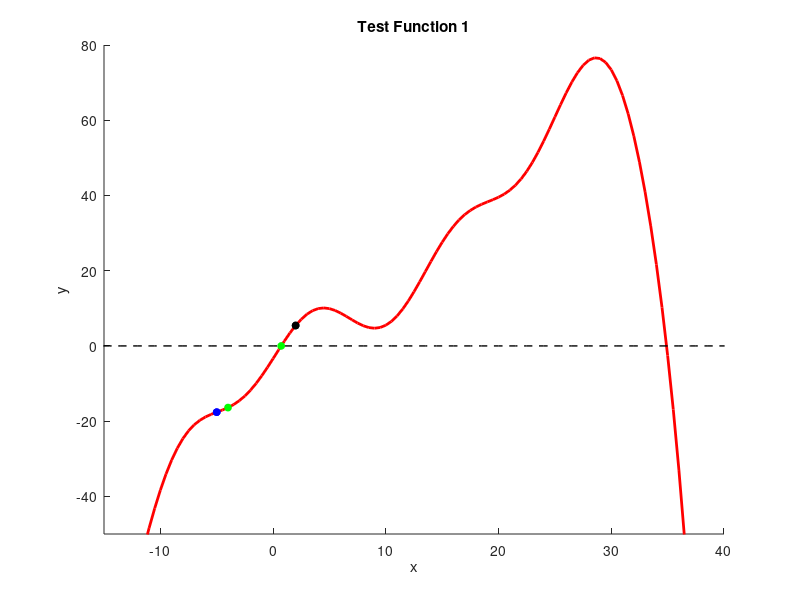

The MATLAB script that drew this image:
%template for testing your basic root finding implementations
function basic_solver_with_tests_template()
    xvals = linspace(-50,50,201);
    [yvals,~] = test_func01(xvals);
    hold on
    axis([-15,40,-50,80]);
    plot(xvals,yvals,'r','linewidth',2);
    plot(xvals,0*xvals,'k--','linewidth',1);
    xlabel('x'); ylabel('y'); title('Test Function 1');

    % %Newton's method example test
    % x0_guess = 2;
    % plot(x0_guess,test_func01(x0_guess),'bo','markerfacecolor','b','markersize',5);
    % x_sol = newton_solver(@test_func01,x0_guess);
    % plot(x_sol,test_func01(x_sol),'go','markerfacecolor','g','markersize',5);

    %Secant method example test
    x0_guess = -5;
    x1_guess = 2;
    plot(x0_guess,test_func01(x0_guess),'bo','markerfacecolor','b','markersize',5);
    plot(x1_guess,test_func01(x1_guess),'ko','markerfacecolor','k','markersize',5);
    x_sol = secant_solver(@test_func01,x0_guess,x1_guess);
    plot(x_sol,test_func01(x_sol),'go','markerfacecolor','g','markersize',5);

    %Bisection method example test
    x_left = -5;
    x_right = 2;
    plot(x_left,test_func01(x_left),'bo','markerfacecolor','b','markersize',5);
    plot(x_right,test_func01(x_right),'ko','markerfacecolor','k','markersize',5);
    x_sol = bisection_solver(@test_func01,x_left,x_right);
    plot(x_sol,test_func01(x_sol),'go','markerfacecolor','g','markersize',5);
end

%Definition of the test function and its derivative (as a single function):
%This definition uses the function keyword
%when passing this function as an argument to a solver,
%you'll need to use the handle operator
%ex. solver(@test_func01,x_guess)

function [fval,dfdx] = test_func01(x)
    fval = (x.^3)/100 - (x.^2)/8 + 2*x + 6*sin(x/2+6) -.7 - exp(x/6);
    dfdx = 3*(x.^2)/100 - 2*x/8 + 2 +(6/2)*cos(x/2+6) - exp(x/6)/6;
end

function x = bisection_solver(fun,x_left,x_right)
    x = (x_left + x_right)/2;
    f_mid = fun(x);
    while ~((-1e-10 < f_mid) && (f_mid < 1e-10))
        if fun(x_left) * f_mid < 0
            x_right = x;
        else
            x_left = x;
        end
        x = (x_left + x_right) / 2;
        f_mid = fun(x);
    end
end

%Note that fun(x) should output [f,dfdx], where dfdx is the derivative of f
function x = newton_solver(fun,x0)
    x = x0+1; %this is just dummy code. replace this with your code
end

function x = secant_solver(fun,x0, x1)
    x = x0+1; %this is just dummy code. replace this with your code
end
